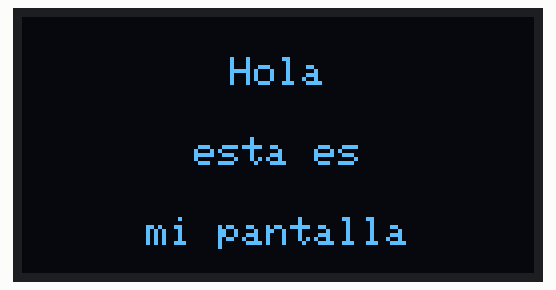
Simulated run of this sketch. Board: Arduino Uno, built with avr-gcc and run on an emulated ATmega328P. Parts: 128×64 one-colour display.

Above: at 0.1 s.

The sketch:

Mostrar_Texto_Centrado_Pantalla_Oled-SSD1306.ino
```cpp
// ------
// Proyecto: Función que recibe tres cadenas de texto como parámetros y las muestra centradas horizontalmente en la pantalla OLED SSD1306 de 128x64.
// ------
// Autor: ElekBlack
// Licencia: MIT
// ------

#include <Arduino.h>
#include <Wire.h>
#include <Adafruit_GFX.h>
#include <Adafruit_SSD1306.h>

#define SCREEN_WIDTH 128
#define SCREEN_HEIGHT 64
Adafruit_SSD1306 display(SCREEN_WIDTH, SCREEN_HEIGHT, &Wire, -1);

// --- Función para imprimir 3 líneas centradas ---
void mostrarTextoCentrado(const char* linea1, const char* linea2, const char* linea3) {
  display.clearDisplay();
  display.setTextSize(1);
  display.setTextColor(SSD1306_WHITE);

  int16_t x1, y1;
  uint16_t w, h;

  // Línea 1
  display.getTextBounds(linea1, 0, 0, &x1, &y1, &w, &h);
  int xLinea1 = (SCREEN_WIDTH - w) / 2;
  display.setCursor(xLinea1, 10);
  display.println(linea1);

  // Línea 2
  display.getTextBounds(linea2, 0, 0, &x1, &y1, &w, &h);
  int xLinea2 = (SCREEN_WIDTH - w) / 2;
  display.setCursor(xLinea2, 30);
  display.println(linea2);

  // Línea 3
  display.getTextBounds(linea3, 0, 0, &x1, &y1, &w, &h);
  int xLinea3 = (SCREEN_WIDTH - w) / 2;
  display.setCursor(xLinea3, 50);
  display.println(linea3);

  display.display();
}

void setup() {
  Serial.begin(115200);

  if (!display.begin(SSD1306_SWITCHCAPVCC, 0x3C)) {
    Serial.println("No se encontró la pantalla OLED");
    for (;;);
  }

  // Ejemplo de uso
  mostrarTextoCentrado("Hola", "esta es", "mi pantalla");
}

void loop() {
  // Aquí puedes volver a llamar a la función con otros textos cuantas veces quieras
}
```
